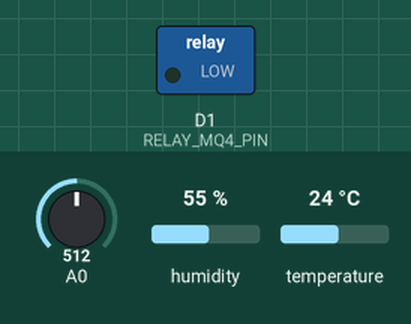
Bench run of a sketch on a simulated ESP8266 (NodeMCU). Shown: switched loads named in the sketch (green lamp = pin HIGH). Inputs (shaded band) come from the test bench; at power-on: A0 = 512, humidity 55 %, temperature 24 °C. WiFi joins after 1.5 s; servers stay silent unless stated; what the sketch prints to the serial monitor is not drawn.

Above: at 2.7 s.
2.8 s: A0 set to 422
7.5 s: A0 set to 397
At 10.8 s:
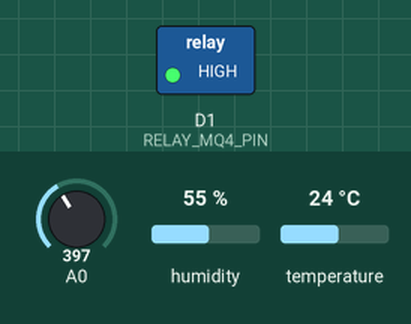
12.2 s: A0 set to 511
At 13.9 s:
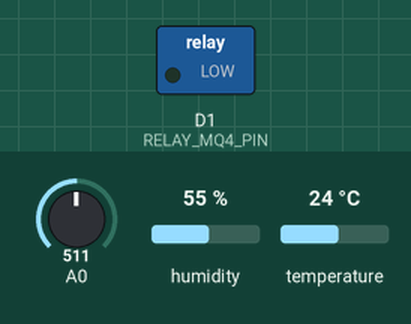
16.9 s: A0 set to 306
At 18.3 s:
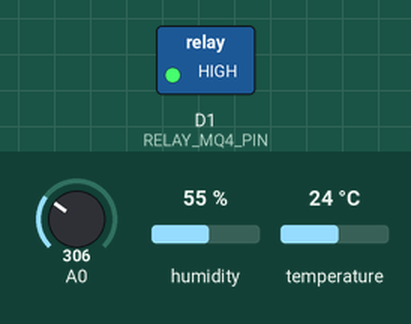
Timing chart, 0 to 19.9 s (numbered marks = the images above; inputs shaded):
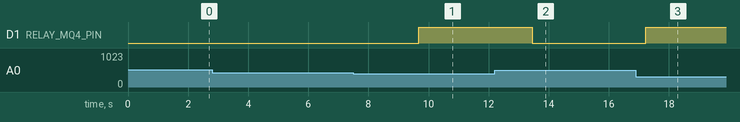

The sketch:

FAN_ACTIVATION.ino
```cpp
#include <ESP8266WiFi.h>
#include <FirebaseArduino.h>
#include <DHT.h>
#include <Servo.h>

#define FIREBASE_HOST "cold-storage-2025-default-rtdb.firebaseio.com"
#define FIREBASE_AUTH "AIzaSyBG7JPR9QJtni9L1aEOUred1ZO5vbObyq0"
#define WIFI_SSID "Event Horizon"
#define WIFI_PASSWORD "Singularity_TON168"

#define RELAY_MQ4_PIN D1  // Relay module IN pin connected here

//#define LDR_PIN A1  // Using A0 for LDR input

// ----- DHT11 -----
#define DHTPIN D2
#define DHTTYPE DHT11
DHT dht(DHTPIN, DHTTYPE);

// ----- Ultrasonic Sensor -----
//#define TRIG_PIN D5
//#define ECHO_PIN D6

// ----- Actuators -----
/*#define BUZZER_PIN D3
#define LED_PIN D4
#define SERVO_PIN D7
Servo doorServo;*/

// ----- Fan Control Pins -----
//#define FAN_MQ135_PIN D8
#define FAN_MQ4_PIN D1
//#define FAN_DHT_PIN D0

void setup() {
  Serial.begin(9600);
  dht.begin();
  //pinMode(TRIG_PIN, OUTPUT);
  //pinMode(ECHO_PIN, INPUT);
  //pinMode(BUZZER_PIN, OUTPUT);
  //pinMode(LED_PIN, OUTPUT);
  //pinMode(FAN_MQ135_PIN, OUTPUT);
  pinMode(FAN_MQ4_PIN, OUTPUT);
  //pinMode(FAN_DHT_PIN, OUTPUT);
  //digitalWrite(FAN_MQ135_PIN, LOW);
  digitalWrite(FAN_MQ4_PIN, LOW);
  //digitalWrite(FAN_DHT_PIN, LOW);
  pinMode(RELAY_MQ4_PIN, OUTPUT);
  digitalWrite(RELAY_MQ4_PIN, LOW);  // Keep relay off initially


  //doorServo.attach(SERVO_PIN);
  //doorServo.write(0);  // Door closed

  WiFi.begin(WIFI_SSID, WIFI_PASSWORD);
  Serial.print("Connecting to ");
  Serial.print(WIFI_SSID);
  while (WiFi.status() != WL_CONNECTED) {
    Serial.print(".");
    delay(500);
  }
  Serial.println("\nConnected! IP Address: " + WiFi.localIP().toString());
  Firebase.begin(FIREBASE_HOST, FIREBASE_AUTH);
}

void loop() {
  // ----- DHT11 -----
  float h = dht.readHumidity();
  float t = dht.readTemperature();

  if (!isnan(h) && !isnan(t)) {
    Serial.printf("Humidity: %.2f%%  Temperature: %.2f°C\n", h, t);

    Firebase.pushString("/DHT11/Humidity", String(h));
    Firebase.pushString("/DHT11/Temperature", String(t));

    if (Firebase.failed()) {
      Serial.println("DHT11 push failed: " + Firebase.error());
    }
  } else {
    Serial.println("Failed to read from DHT11 sensor.");
  }


  // ----- MQ-4 ----- (with relay)
  int mq4Value = analogRead(A0);
  float mq4ppm = mq4Value * (1000.0 / 1023.0);
  String gasQuality = (mq4ppm <= 200) ? "Safe" : (mq4ppm <= 400)  ? "Low Risk"
                                               : (mq4ppm <= 600)  ? "Moderate Risk"
                                               : (mq4ppm <= 800)  ? "High Risk"
                                               : (mq4ppm <= 1000) ? "Very High Risk"
                                                                  : "Dangerous";

  Serial.printf("MQ-4 CH4 - PPM: %.2f | Quality: %s\n", mq4ppm, gasQuality.c_str());
  Firebase.pushFloat("/MQ4/PPM", mq4ppm);
  Firebase.pushString("/MQ4/Quality", gasQuality);

  bool relayState = (mq4ppm > 400);  // Relay ON if dangerous gas
  digitalWrite(RELAY_MQ4_PIN, relayState ? LOW : HIGH);
  String relayStatus = relayState ? "ON" : "OFF";
  Firebase.setString("/Fan/MQ4", relayStatus);
  Serial.println("Relay (Fan MQ4): " + relayStatus);

  if (Firebase.failed()) {
    Serial.println("MQ-4 push failed: " + Firebase.error());
  }


  delay(3000);

  /*
  // ----- MQ-135 -----
  int mq135Value = analogRead(A0);
  float mq135ppm = mq135Value * (1000.0 / 1023.0);
  String airQuality = (mq135ppm <= 200) ? "Good" : (mq135ppm <= 400)  ? "Moderate"
                                                 : (mq135ppm <= 600)  ? "Unhealthy for Sensitive Groups"
                                                 : (mq135ppm <= 800)  ? "Unhealthy"
                                                 : (mq135ppm <= 1000) ? "Very Unhealthy"
                                                                      : "Hazardous";

  Serial.printf("MQ-135 CO2 - PPM: %.2f | Air Quality: %s\n", mq135ppm, airQuality.c_str());
  Firebase.pushFloat("/MQ135/PPM", mq135ppm);
  Firebase.pushString("/MQ135/Quality", airQuality);

  bool fanMQ135State = (mq135ppm > 400);
  digitalWrite(FAN_MQ135_PIN, fanMQ135State ? HIGH : LOW);
  String fanMQ135Status = fanMQ135State ? "ON" : "OFF";
  Firebase.setString("/Fan/MQ135", fanMQ135Status);
  Serial.println("Fan MQ135: " + fanMQ135Status);

  if (Firebase.failed()) {
    Serial.println("MQ-135 push failed: " + Firebase.error());
  }

  delay(3000);
  */

  // ----- LDR Sensor (Only for Serial Monitor) -----
  // int ldrValue = analogRead(LDR_PIN);  // Read LDR analog value
  // Serial.printf("LDR Light Level: %d\n", ldrValue);

  // if (ldrValue < 500) {
  //   Serial.println("Ambient Light: DARK");
  // } else {
  //   Serial.println("Ambient Light: BRIGHT");
  // }

  // delay(1000);  // To avoid flooding the Serial Monitor

  // ----- Ultrasonic Sensor + Door -----
  /*digitalWrite(TRIG_PIN, LOW);
  delayMicroseconds(2);
  digitalWrite(TRIG_PIN, HIGH);
  delayMicroseconds(10);
  digitalWrite(TRIG_PIN, LOW);
  long duration = pulseIn(ECHO_PIN, HIGH);
  float distance = duration * 0.034 / 2;

  Serial.printf("Ultrasonic Distance: %.2f cm\n", distance);

  if (distance > 0 && distance < 15) {
    doorServo.write(90);  // open
    digitalWrite(BUZZER_PIN, HIGH);
    digitalWrite(LED_PIN, HIGH);
    Firebase.setString("/DoorStatus", "Door Opened");
    Serial.println("Door Opened");
  } else {
    doorServo.write(0);  // close
    digitalWrite(BUZZER_PIN, LOW);
    digitalWrite(LED_PIN, LOW);
    Firebase.setString("/DoorStatus", "Door Closed");
    Serial.println("Door Closed");
  }

  if (Firebase.failed()) {
    Serial.println("Ultrasonic/Servo push failed: " + Firebase.error());
  }*/
}
```

Measured:
- the behaviour switches between 410 and 409 on A0 (found by bisection; images 0 and 1)
- after the input at 2.8 s, every drawn part: stays the same
- after the input at 7.5 s, D1 (RELAY_MQ4_PIN): LOW → HIGH after 2.2 s
- after the input at 12.2 s, D1 (RELAY_MQ4_PIN): HIGH → LOW after 1.2 s
- after the input at 16.9 s, D1 (RELAY_MQ4_PIN): LOW → HIGH after 0.32 s
